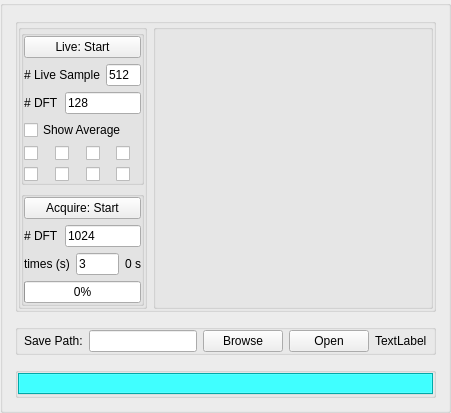
     <widget class="QGroupBox" name="group_viviewer">
      <property name="title">
       <string/>
      </property>
      <layout class="QVBoxLayout" name="verticalLayout_12" stretch="4,1,12">
       <property name="spacing">
        <number>12</number>
       </property>
       <property name="leftMargin">
        <number>12</number>
       </property>
       <property name="topMargin">
        <number>12</number>
       </property>
       <property name="rightMargin">
        <number>12</number>
       </property>
       <property name="bottomMargin">
        <number>12</number>
       </property>
       <item>
        <widget class="QGroupBox" name="group_viewer">
         <property name="title">
          <string/>
         </property>
         <property name="flat">
          <bool>false</bool>
         </property>
         <layout class="QHBoxLayout" name="horizontalLayout_5" stretch="1,5">
          <property name="leftMargin">
           <number>0</number>
          </property>
          <property name="topMargin">
           <number>0</number>
          </property>
          <property name="rightMargin">
           <number>0</number>
          </property>
          <property name="bottomMargin">
           <number>0</number>
          </property>
          <item>
           <widget class="QGroupBox" name="groupBox_10">
            <property name="title">
             <string/>
            </property>
            <property name="flat">
             <bool>true</bool>
            </property>
            <layout class="QVBoxLayout" name="verticalLayout_15">
             <property name="leftMargin">
              <number>0</number>
             </property>
             <property name="topMargin">
              <number>0</number>
             </property>
             <property name="rightMargin">
              <number>0</number>
             </property>
             <property name="bottomMargin">
              <number>0</number>
             </property>
             <item>
              <widget class="QGroupBox" name="group_live_control">
               <property name="title">
                <string/>
               </property>
               <property name="flat">
                <bool>true</bool>
               </property>
               <layout class="QVBoxLayout" name="verticalLayout_13">
                <property name="leftMargin">
                 <number>0</number>
                </property>
                <property name="topMargin">
                 <number>0</number>
                </property>
                <property name="rightMargin">
                 <number>0</number>
                </property>
                <property name="bottomMargin">
                 <number>0</number>
                </property>
                <item>
                 <widget class="QPushButton" name="PB_live_start">
                  <property name="text">
                   <string>Live: Start</string>
                  </property>
                 </widget>
                </item>
                <item>
                 <layout class="QHBoxLayout" name="horizontalLayout_6">
                  <item>
                   <widget class="QLabel" name="label_5">
                    <property name="text">
                     <string># Live Sample</string>
                    </property>
                   </widget>
                  </item>
                  <item>
                   <widget class="QLineEdit" name="LE_num_live_sample">
                    <property name="minimumSize">
                     <size>
                      <width>35</width>
                      <height>0</height>
                     </size>
                    </property>
                    <property name="text">
                     <string>512</string>
                    </property>
                   </widget>
                  </item>
                 </layout>
                </item>
                <item>
                 <layout class="QHBoxLayout" name="horizontalLayout_7">
                  <item>
                   <widget class="QLabel" name="label_6">
                    <property name="text">
                     <string># DFT</string>
                    </property>
                   </widget>
                  </item>
                  <item>
                   <widget class="QLineEdit" name="LE_num_dft_live">
                    <property name="text">
                     <string>128</string>
                    </property>
                   </widget>
                  </item>
                 </layout>
                </item>
                <item>
                 <widget class="QCheckBox" name="CheckBox_average">
                  <property name="text">
                   <string>Show Average</string>
                  </property>
                 </widget>
                </item>
                <item>
                 <layout class="QGridLayout" name="gridLayout_4">
                  <item row="0" column="3">
                   <widget class="QCheckBox" name="CB_plot_4">
                    <property name="font">
                     <font>
                      <kerning>true</kerning>
                     </font>
                    </property>
                    <property name="text">
                     <string/>
                    </property>
                   </widget>
                  </item>
                  <item row="0" column="2">
                   <widget class="QCheckBox" name="CB_plot_3">
                    <property name="text">
                     <string/>
                    </property>
                   </widget>
                  </item>
                  <item row="0" column="1">
                   <widget class="QCheckBox" name="CB_plot_2">
                    <property name="text">
                     <string/>
                    </property>
                   </widget>
                  </item>
                  <item row="0" column="0">
                   <widget class="QCheckBox" name="CB_plot_1">
                    <property name="text">
                     <string/>
                    </property>
                   </widget>
                  </item>
                  <item row="1" column="0">
                   <widget class="QCheckBox" name="CB_plot_5">
                    <property name="text">
                     <string/>
                    </property>
                   </widget>
                  </item>
                  <item row="1" column="1">
                   <widget class="QCheckBox" name="CB_plot_6">
                    <property name="text">
                     <string/>
                    </property>
                   </widget>
                  </item>
                  <item row="1" column="2">
                   <widget class="QCheckBox" name="CB_plot_7">
                    <property name="text">
                     <string/>
                    </property>
                   </widget>
                  </item>
                  <item row="1" column="3">
                   <widget class="QCheckBox" name="CB_plot_8">
                    <property name="text">
                     <string/>
                    </property>
                   </widget>
                  </item>
                 </layout>
                </item>
               </layout>
              </widget>
             </item>
             <item>
              <widget class="QGroupBox" name="group_acquire_control">
               <property name="title">
                <string/>
               </property>
               <property name="flat">
                <bool>true</bool>
               </property>
               <layout class="QVBoxLayout" name="verticalLayout_14">
                <property name="leftMargin">
                 <number>0</number>
                </property>
                <property name="topMargin">
                 <number>0</number>
                </property>
                <property name="rightMargin">
                 <number>0</number>
                </property>
                <property name="bottomMargin">
                 <number>0</number>
                </property>
                <item>
                 <widget class="QPushButton" name="PB_acquire_start">
                  <property name="text">
                   <string>Acquire: Start</string>
                  </property>
                 </widget>
                </item>
                <item>
                 <layout class="QHBoxLayout" name="horizontalLayout_9">
                  <item>
                   <widget class="QLabel" name="label_8">
                    <property name="text">
                     <string># DFT</string>
                    </property>
                   </widget>
                  </item>
                  <item>
                   <widget class="QLineEdit" name="LE_num_dft_acquire">
                    <property name="text">
                     <string>1024</string>
                    </property>
                   </widget>
                  </item>
                 </layout>
                </item>
                <item>
                 <layout class="QHBoxLayout" name="horizontalLayout_10">
                  <item>
                   <widget class="QLabel" name="label_9">
                    <property name="text">
                     <string>times (s)</string>
                    </property>
                   </widget>
                  </item>
                  <item>
                   <widget class="QLineEdit" name="LE_acquire_time">
                    <property name="text">
                     <string>3</string>
                    </property>
                   </widget>
                  </item>
                  <item>
                   <widget class="QLabel" name="label_elapsed_time">
                    <property name="text">
                     <string>0 s</string>
                    </property>
                   </widget>
                  </item>
                 </layout>
                </item>
                <item>
                 <widget class="QProgressBar" name="Progress_Acquistion">
                  <property name="value">
                   <number>0</number>
                  </property>
                 </widget>
                </item>
               </layout>
              </widget>
             </item>
            </layout>
           </widget>
          </item>
          <item>
           <widget class="QGroupBox" name="group_spectrum">
            <property name="title">
             <string/>
            </property>
            <property name="flat">
             <bool>true</bool>
            </property>
            <layout class="QVBoxLayout" name="layout_spectrum">
             <property name="leftMargin">
              <number>0</number>
             </property>
             <property name="topMargin">
              <number>0</number>
             </property>
             <property name="rightMargin">
              <number>0</number>
             </property>
             <property name="bottomMargin">
              <number>0</number>
             </property>
            </layout>
           </widget>
          </item>
         </layout>
        </widget>
       </item>
       <item>
        <widget class="QGroupBox" name="group_save_control">
         <property name="sizePolicy">
          <sizepolicy hsizetype="Preferred" vsizetype="Maximum">
           <horstretch>0</horstretch>
           <verstretch>0</verstretch>
          </sizepolicy>
         </property>
         <property name="maximumSize">
          <size>
           <width>16777215</width>
           <height>50</height>
          </size>
         </property>
         <property name="title">
          <string/>
         </property>
         <property name="flat">
          <bool>false</bool>
         </property>
         <layout class="QHBoxLayout" name="horizontalLayout_4">
          <property name="leftMargin">
           <number>6</number>
          </property>
          <property name="topMargin">
           <number>0</number>
          </property>
          <property name="rightMargin">
           <number>6</number>
          </property>
          <property name="bottomMargin">
           <number>0</number>
          </property>
          <item>
           <widget class="QLabel" name="label_3">
            <property name="text">
             <string>Save Path:</string>
            </property>
           </widget>
          </item>
          <item>
           <widget class="QLineEdit" name="LE_save_path"/>
          </item>
          <item>
           <widget class="QPushButton" name="PB_browse">
            <property name="text">
             <string>Browse</string>
            </property>
           </widget>
          </item>
          <item>
           <widget class="QPushButton" name="PB_open">
            <property name="text">
             <string>Open</string>
            </property>
           </widget>
          </item>
          <item>
           <widget class="QLabel" name="save_status">
            <property name="text">
             <string>TextLabel</string>
            </property>
           </widget>
          </item>
         </layout>
        </widget>
       </item>
       <item>
        <widget class="QGroupBox" name="group_tabs">
         <property name="title">
          <string/>
         </property>
         <property name="flat">
          <bool>false</bool>
         </property>
         <layout class="QHBoxLayout" name="horizontalLayout_8">
          <property name="leftMargin">
           <number>0</number>
          </property>
          <property name="topMargin">
           <number>0</number>
          </property>
          <property name="rightMargin">
           <number>0</number>
          </property>
          <property name="bottomMargin">
           <number>0</number>
          </property>
          <item>
           <widget class="QTabWidget" name="tabs_spectrogram">
            <property name="sizePolicy">
             <sizepolicy hsizetype="Expanding" vsizetype="Expanding">
              <horstretch>0</horstretch>
              <verstretch>0</verstretch>
             </sizepolicy>
            </property>
            <property name="palette">
             <palette>
              <active>
               <colorrole role="WindowText">
                <brush brushstyle="SolidPattern">
                 <color alpha="255">
                  <red>0</red>
                  <green>0</green>
                  <blue>0</blue>
                 </color>
                </brush>
               </colorrole>
               <colorrole role="Button">
                <brush brushstyle="SolidPattern">
                 <color alpha="255">
                  <red>0</red>
                  <green>236</green>
                  <blue>236</blue>
                 </color>
                </brush>
               </colorrole>
               <colorrole role="Light">
                <brush brushstyle="SolidPattern">
                 <color alpha="255">
                  <red>99</red>
                  <green>255</green>
                  <blue>255</blue>
                 </color>
                </brush>
               </colorrole>
               <colorrole role="Midlight">
                <brush brushstyle="SolidPattern">
                 <color alpha="255">
                  <red>49</red>
                  <green>245</green>
                  <blue>245</blue>
                 </color>
                </brush>
               </colorrole>
               <colorrole role="Dark">
                <brush brushstyle="SolidPattern">
                 <color alpha="255">
                  <red>0</red>
                  <green>118</green>
                  <blue>118</blue>
                 </color>
                </brush>
               </colorrole>
               <colorrole role="Mid">
                <brush brushstyle="SolidPattern">
                 <color alpha="255">
                  <red>0</red>
                  <green>157</green>
                  <blue>157</blue>
                 </color>
                </brush>
               </colorrole>
               <colorrole role="Text">
                <brush brushstyle="SolidPattern">
                 <color alpha="255">
                  <red>0</red>
                  <green>0</green>
                  <blue>0</blue>
                 </color>
                </brush>
               </colorrole>
               <colorrole role="BrightText">
                <brush brushstyle="SolidPattern">
                 <color alpha="255">
                  <red>255</red>
                  <green>255</green>
                  <blue>255</blue>
                 </color>
                </brush>
               </colorrole>
               <colorrole role="ButtonText">
                <brush brushstyle="SolidPattern">
                 <color alpha="255">
                  <red>0</red>
                  <green>0</green>
                  <blue>0</blue>
                 </color>
                </brush>
               </colorrole>
               <colorrole role="Base">
                <brush brushstyle="SolidPattern">
                 <color alpha="255">
                  <red>255</red>
                  <green>255</green>
                  <blue>255</blue>
                 </color>
                </brush>
               </colorrole>
               <colorrole role="Window">
                <brush brushstyle="SolidPattern">
                 <color alpha="255">
                  <red>0</red>
                  <green>236</green>
                  <blue>236</blue>
                 </color>
                </brush>
               </colorrole>
               <colorrole role="Shadow">
                <brush brushstyle="SolidPattern">
                 <color alpha="255">
                  <red>0</red>
                  <green>0</green>
                  <blue>0</blue>
                 </color>
                </brush>
               </colorrole>
               <colorrole role="AlternateBase">
                <brush brushstyle="SolidPattern">
                 <color alpha="255">
                  <red>127</red>
                  <green>245</green>
                  <blue>245</blue>
                 </color>
                </brush>
               </colorrole>
               <colorrole role="ToolTipBase">
                <brush brushstyle="SolidPattern">
                 <color alpha="255">
                  <red>255</red>
                  <green>255</green>
                  <blue>220</blue>
                 </color>
                </brush>
               </colorrole>
               <colorrole role="ToolTipText">
                <brush brushstyle="SolidPattern">
                 <color alpha="255">
                  <red>0</red>
                  <green>0</green>
                  <blue>0</blue>
                 </color>
                </brush>
               </colorrole>
              </active>
              <inactive>
               <colorrole role="WindowText">
                <brush brushstyle="SolidPattern">
                 <color alpha="255">
                  <red>0</red>
                  <green>0</green>
                  <blue>0</blue>
                 </color>
                </brush>
               </colorrole>
               <colorrole role="Button">
                <brush brushstyle="SolidPattern">
                 <color alpha="255">
                  <red>0</red>
                  <green>236</green>
                  <blue>236</blue>
                 </color>
                </brush>
               </colorrole>
               <colorrole role="Light">
                <brush brushstyle="SolidPattern">
                 <color alpha="255">
                  <red>99</red>
                  <green>255</green>
                  <blue>255</blue>
                 </color>
                </brush>
               </colorrole>
               <colorrole role="Midlight">
                <brush brushstyle="SolidPattern">
                 <color alpha="255">
                  <red>49</red>
                  <green>245</green>
                  <blue>245</blue>
                 </color>
                </brush>
               </colorrole>
               <colorrole role="Dark">
                <brush brushstyle="SolidPattern">
                 <color alpha="255">
                  <red>0</red>
                  <green>118</green>
                  <blue>118</blue>
                 </color>
                </brush>
               </colorrole>
               <colorrole role="Mid">
                <brush brushstyle="SolidPattern">
                 <color alpha="255">
                  <red>0</red>
                  <green>157</green>
                  <blue>157</blue>
                 </color>
                </brush>
               </colorrole>
               <colorrole role="Text">
                <brush brushstyle="SolidPattern">
                 <color alpha="255">
                  <red>0</red>
                  <green>0</green>
                  <blue>0</blue>
                 </color>
                </brush>
               </colorrole>
               <colorrole role="BrightText">
                <brush brushstyle="SolidPattern">
                 <color alpha="255">
                  <red>255</red>
                  <green>255</green>
                  <blue>255</blue>
                 </color>
                </brush>
               </colorrole>
               <colorrole role="ButtonText">
                <brush brushstyle="SolidPattern">
                 <color alpha="255">
                  <red>0</red>
                  <green>0</green>
                  <blue>0</blue>
                 </color>
                </brush>
               </colorrole>
               <colorrole role="Base">
                <brush brushstyle="SolidPattern">
                 <color alpha="255">
                  <red>255</red>
                  <green>255</green>
                  <blue>255</blue>
                 </color>
                </brush>
               </colorrole>
               <colorrole role="Window">
                <brush brushstyle="SolidPattern">
                 <color alpha="255">
                  <red>0</red>
                  <green>236</green>
                  <blue>236</blue>
                 </color>
                </brush>
               </colorrole>
               <colorrole role="Shadow">
                <brush brushstyle="SolidPattern">
                 <color alpha="255">
                  <red>0</red>
                  <green>0</green>
                  <blue>0</blue>
                 </color>
                </brush>
               </colorrole>
               <colorrole role="AlternateBase">
                <brush brushstyle="SolidPattern">
                 <color alpha="255">
                  <red>127</red>
                  <green>245</green>
                  <blue>245</blue>
                 </color>
                </brush>
               </colorrole>
               <colorrole role="ToolTipBase">
                <brush brushstyle="SolidPattern">
                 <color alpha="255">
                  <red>255</red>
                  <green>255</green>
                  <blue>220</blue>
                 </color>
                </brush>
               </colorrole>
               <colorrole role="ToolTipText">
                <brush brushstyle="SolidPattern">
                 <color alpha="255">
                  <red>0</red>
                  <green>0</green>
                  <blue>0</blue>
                 </color>
                </brush>
               </colorrole>
              </inactive>
              <disabled>
               <colorrole role="WindowText">
                <brush brushstyle="SolidPattern">
                 <color alpha="255">
                  <red>0</red>
                  <green>118</green>
                  <blue>118</blue>
                 </color>
                </brush>
               </colorrole>
               <colorrole role="Button">
                <brush brushstyle="SolidPattern">
                 <color alpha="255">
                  <red>0</red>
                  <green>236</green>
                  <blue>236</blue>
                 </color>
                </brush>
               </colorrole>
               <colorrole role="Light">
                <brush brushstyle="SolidPattern">
                 <color alpha="255">
                  <red>99</red>
                  <green>255</green>
                  <blue>255</blue>
                 </color>
                </brush>
               </colorrole>
               <colorrole role="Midlight">
                <brush brushstyle="SolidPattern">
                 <color alpha="255">
                  <red>49</red>
                  <green>245</green>
                  <blue>245</blue>
                 </color>
                </brush>
               </colorrole>
               <colorrole role="Dark">
                <brush brushstyle="SolidPattern">
                 <color alpha="255">
                  <red>0</red>
                  <green>118</green>
                  <blue>118</blue>
                 </color>
                </brush>
               </colorrole>
               <colorrole role="Mid">
                <brush brushstyle="SolidPattern">
                 <color alpha="255">
                  <red>0</red>
                  <green>157</green>
                  <blue>157</blue>
                 </color>
                </brush>
               </colorrole>
               <colorrole role="Text">
                <brush brushstyle="SolidPattern">
                 <color alpha="255">
                  <red>0</red>
                  <green>118</green>
                  <blue>118</blue>
                 </color>
                </brush>
               </colorrole>
               <colorrole role="BrightText">
                <brush brushstyle="SolidPattern">
                 <color alpha="255">
                  <red>255</red>
                  <green>255</green>
                  <blue>255</blue>
                 </color>
                </brush>
               </colorrole>
               <colorrole role="ButtonText">
                <brush brushstyle="SolidPattern">
                 <color alpha="255">
                  <red>0</red>
                  <green>118</green>
                  <blue>118</blue>
                 </color>
                </brush>
               </colorrole>
               <colorrole role="Base">
                <brush brushstyle="SolidPattern">
                 <color alpha="255">
                  <red>0</red>
                  <green>236</green>
                  <blue>236</blue>
                 </color>
                </brush>
               </colorrole>
               <colorrole role="Window">
                <brush brushstyle="SolidPattern">
                 <color alpha="255">
                  <red>0</red>
                  <green>236</green>
                  <blue>236</blue>
                 </color>
                </brush>
               </colorrole>
               <colorrole role="Shadow">
                <brush brushstyle="SolidPattern">
                 <color alpha="255">
                  <red>0</red>
                  <green>0</green>
                  <blue>0</blue>
                 </color>
                </brush>
               </colorrole>
               <colorrole role="AlternateBase">
                <brush brushstyle="SolidPattern">
                 <color alpha="255">
                  <red>0</red>
                  <green>236</green>
                  <blue>236</blue>
                 </color>
                </brush>
               </colorrole>
               <colorrole role="ToolTipBase">
                <brush brushstyle="SolidPattern">
                 <color alpha="255">
                  <red>255</red>
                  <green>255</green>
                  <blue>220</blue>
                 </color>
                </brush>
               </colorrole>
               <colorrole role="ToolTipText">
                <brush brushstyle="SolidPattern">
                 <color alpha="255">
                  <red>0</red>
                  <green>0</green>
                  <blue>0</blue>
                 </color>
                </brush>
               </colorrole>
              </disabled>
             </palette>
            </property>
            <property name="autoFillBackground">
             <bool>false</bool>
            </property>
            <property name="currentIndex">
             <number>-1</number>
            </property>
           </widget>
          </item>
         </layout>
        </widget>
       </item>
      </layout>
     </widget>
